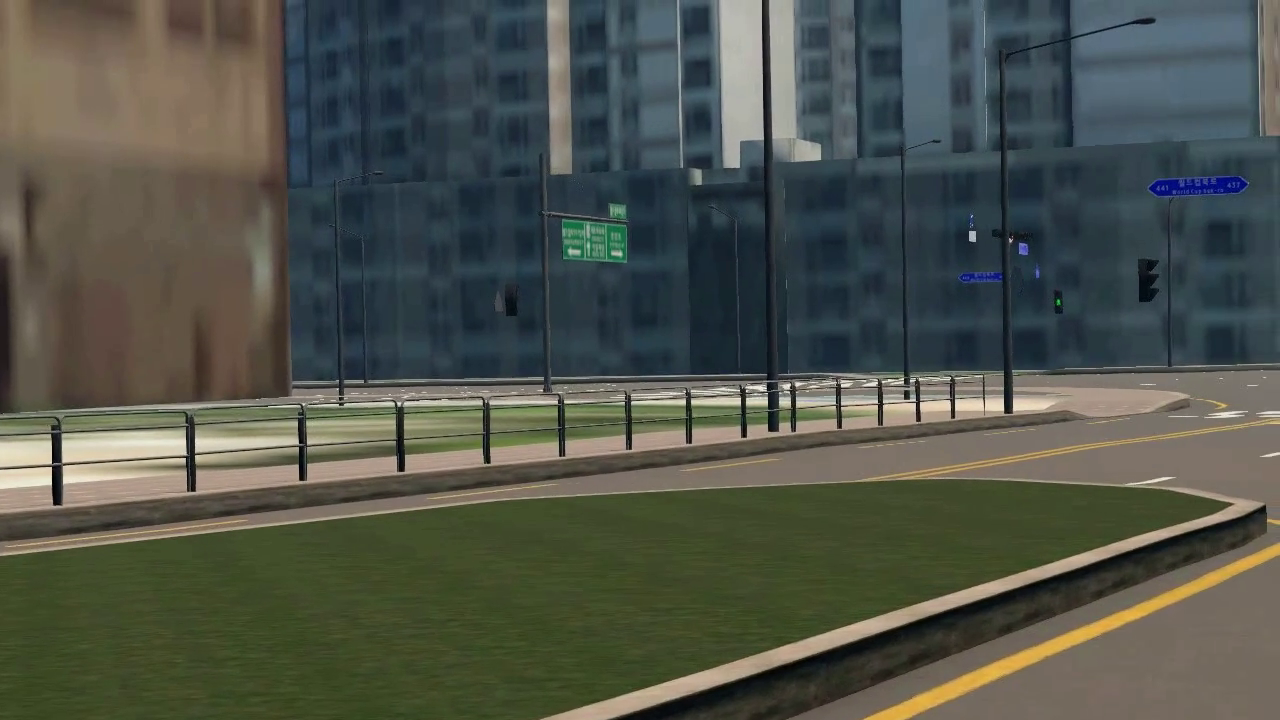
#> input picture frame 23 of LaneDetection/no_gps#5.mp4, 1280 x 720 px, given in place of output_clip.mp4, which was not available
$ python taedx_order_crosswalk.py
#> lines starting #> are read from the running program, lines starting #| are printed output that depends on the picture; after the words box and inside, x2 and y2 are one past the last pixel; in counts of white or black regions, pixels touching at a corner belong together; pictures that were not available may be replaced by others from this repository, and a replacement may not be noted
import cv2
import numpy as np

video_path = 'output_clip.mp4'
cap = cv2.VideoCapture(video_path)

if not cap.isOpened():
    print("Error: Unable to open video file.")
    exit()

# ======================== 앞에 있는 횡단보도 검출 ==================================
# == img 전처리 ==
def process_img(frame):
    gray = cv2.cvtColor(frame, cv2.COLOR_BGR2GRAY)
    blur_frame = cv2.bilateralFilter(gray, d=3, sigmaColor=10, sigmaSpace=5)
    thresh = cv2.threshold(blur_frame, 200, 255, cv2.THRESH_BINARY)[1]

    return thresh

# == ROI 설정 ==
def roi(thresh):
    close_mask = np.zeros_like(thresh)

    ignore_mask = 255

    height, width = frame.shape[:2]

    # 가까이 있는 것
    close_bottom_left = [0, height]
    close_top_left = [0, height * 0.7]
    close_bottom_right = [width, height]
    close_top_right = [width, height * 0.7]

    close_vertice = np.array([[close_bottom_left, close_top_left,
                               close_top_right, close_bottom_right]], dtype = np.int32)

    # 가까이 있는 것 fillPoly
    cv2.fillPoly(close_mask, close_vertice, ignore_mask)
    close_masked_img = cv2.bitwise_and(thresh, close_mask)

    return close_masked_img, close_vertice


# == 사각형 찾기 ==
def find_contour(roi_img, min_area = 1300):
    contours, _ = cv2.findContours(roi_img.copy(), cv2.RETR_EXTERNAL, cv2.CHAIN_APPROX_SIMPLE)

    crosswalk_contours = []
    for contour in contours:
        area = cv2.contourArea(contour)
        perimeter = cv2.arcLength(contour, True)
        approx = cv2.approxPolyDP(contour, 0.03 * perimeter, True)
        if len(approx) == 4 and min_area < area:  # 횡단보도는 일반적으로 4개의 꼭지점을 가짐
            crosswalk_contours.append(contour)

    return crosswalk_contours

# 횡단보고 검출
def detect_crosswalk(frame):
    thresh = process_img(frame)
    region_interst, close_vertice = roi(thresh)
    crosswalk_contours = find_contour(region_interst)

    cv2.drawContours(frame, crosswalk_contours, -1, (0, 255, 0), 2)

    # 가까이 있는 것 ROI
    cv2.putText(frame, "Region of Close Crosswalk", close_vertice[0][1], cv2.FONT_HERSHEY_SIMPLEX, 1, (255, 0, 0), 2)
    cv2.line(frame, close_vertice[0][0], close_vertice[0][1], (255, 0, 0), 2)
    cv2.line(frame, close_vertice[0][1], close_vertice[0][2], (255, 0, 0), 2)
    cv2.line(frame, close_vertice[0][2], close_vertice[0][3], (255, 0, 0), 2)
    cv2.line(frame, close_vertice[0][3], close_vertice[0][0], (255, 0, 0), 2)


    if len(crosswalk_contours) > 5:
        print(f'탐지한 Rectangle 개수 : {len(crosswalk_contours)}')

    return crosswalk_contours
# ========================================================================================

while cap.isOpened():
    ret, frame = cap.read()
#> frame is the input picture: shape (720, 1280, 3); mean B, G, R 74.1, 83.5, 79.3
    if not ret:
        break

    processed_frame = detect_crosswalk(frame)
#> in process_img, `gray = cv2.cvtColor(frame, cv2.COLOR_BGR2GRAY)`:
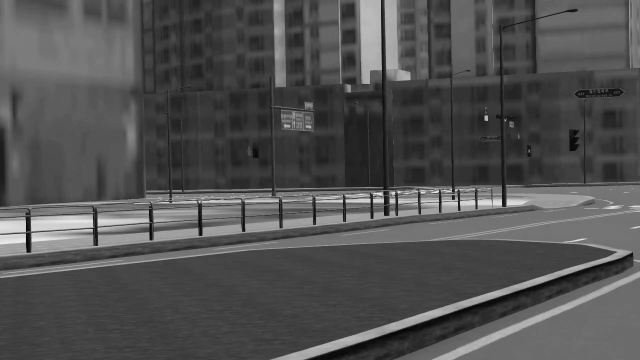
#> gray: shape (720, 1280) (shown at 1/2 size); min 0, max 255, mean 81.1
#> in process_img, `thresh = cv2.threshold(blur_frame, 200, 255, cv2.THRESH_BINARY)[1]`:
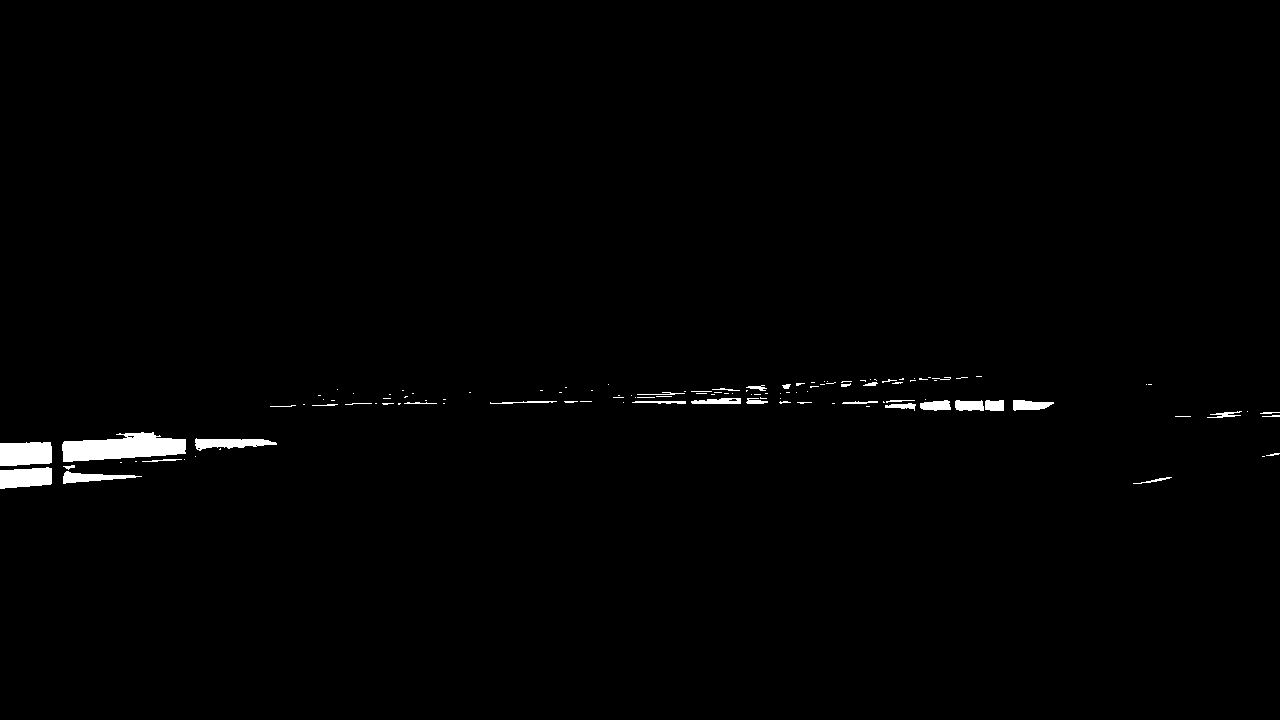
#> thresh: shape (720, 1280); 0.95% white; 120 white regions (82 under 20 px), largest, box (x1, y1, x2, y2) and area: (62, 432, 186, 462) 2511, (0, 442, 52, 466) 1154, (0, 467, 52, 489) 934
#> in roi, `cv2.fillPoly(close_mask, close_vertice, ignore_mask)`:
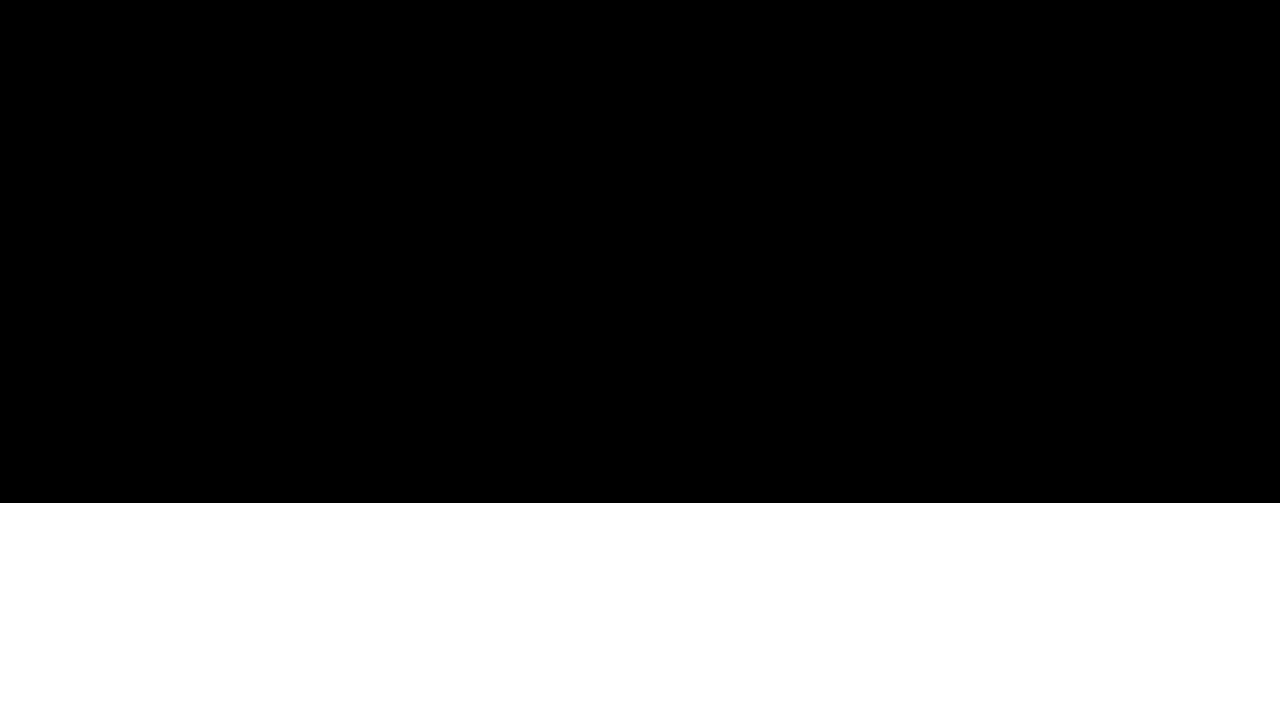
#> close_mask: shape (720, 1280); 30.1% white; 1 white region, box (x1, y1, x2, y2) and area: (0, 503, 1280, 720) 277760
#> in detect_crosswalk, `region_interst, close_vertice = roi(thresh)`: close_vertice = [[0, 720], [0, 503], [1280, 503], [1280, 720]]
#> in find_contour, `contours, _ = cv2.findContours(roi_img.copy(), cv2.RETR_EXTERNAL, cv2...`: contours = []
#> in detect_crosswalk, `cv2.line(frame, close_vertice[0][3], close_vertice[0][0], (255, 0, 0),..`:
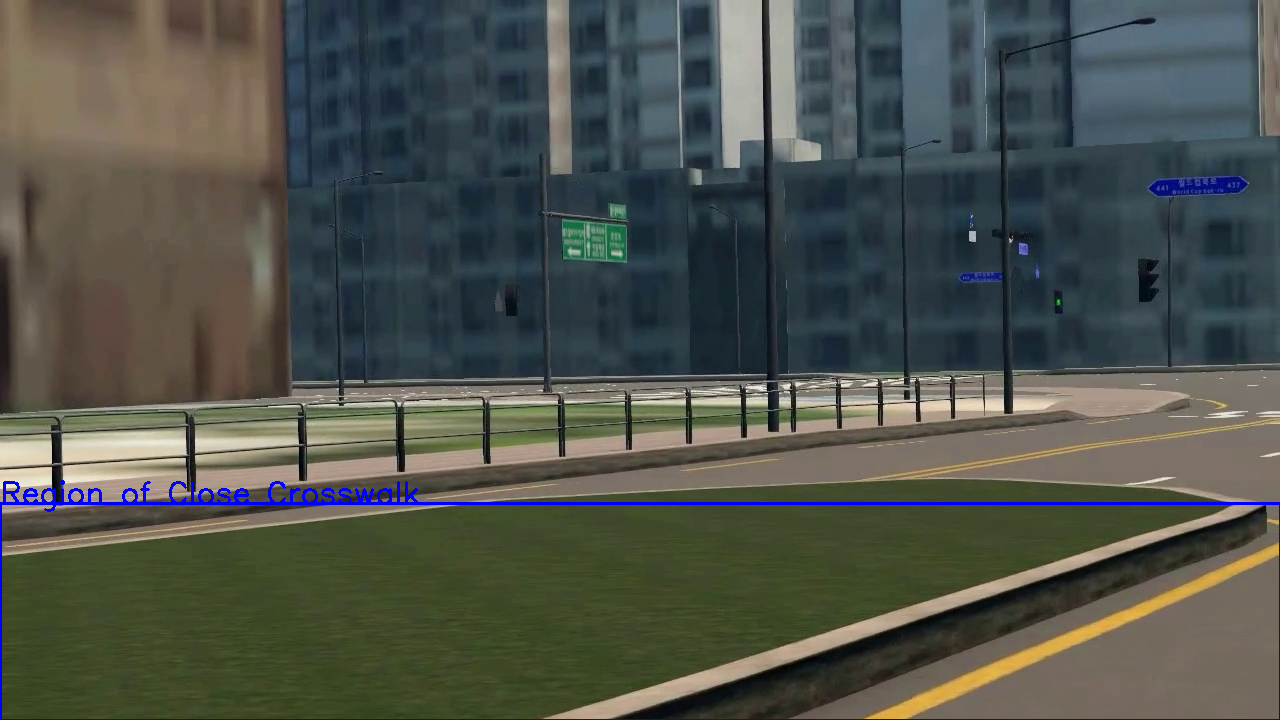
#> frame: shape (720, 1280, 3); mean B, G, R 75.7, 82.7, 78.4
#> processed_frame = []
    cv2.drawContours(frame, processed_frame, -1, (0, 255, 0), 2)

    cv2.imshow('Persp', frame)

    if cv2.waitKey(25) & 0xFF == ord('q'):
#> (key q is pressed here)
        break

# 자원 해제
cap.release()
cv2.destroyAllWindows()

$ run again, starting later in the video
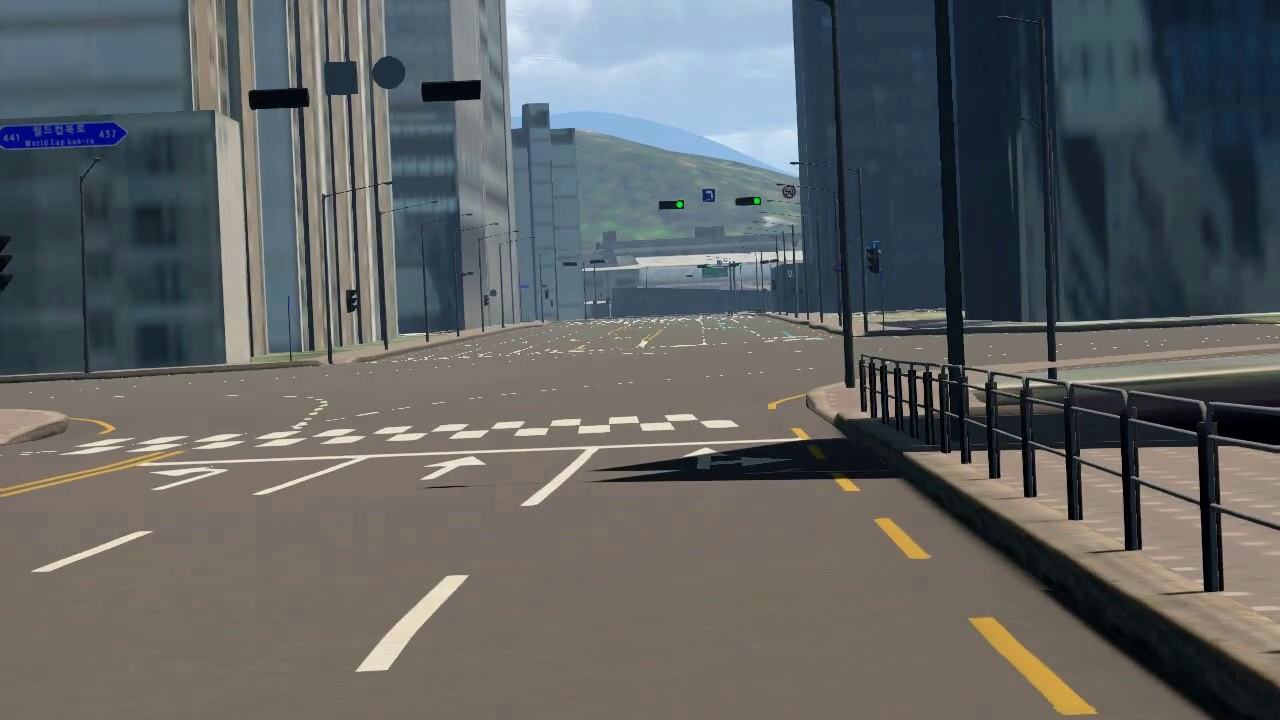
#> input picture frame 104 of LaneDetection/no_gps#5.mp4, 1280 x 720 px, given in place of output_clip.mp4, which was not available
#> frame is the input picture: shape (720, 1280, 3); mean B, G, R 98.9, 98.7, 96.1
#> in process_img, `thresh = cv2.threshold(blur_frame, 200, 255, cv2.THRESH_BINARY)[1]`:
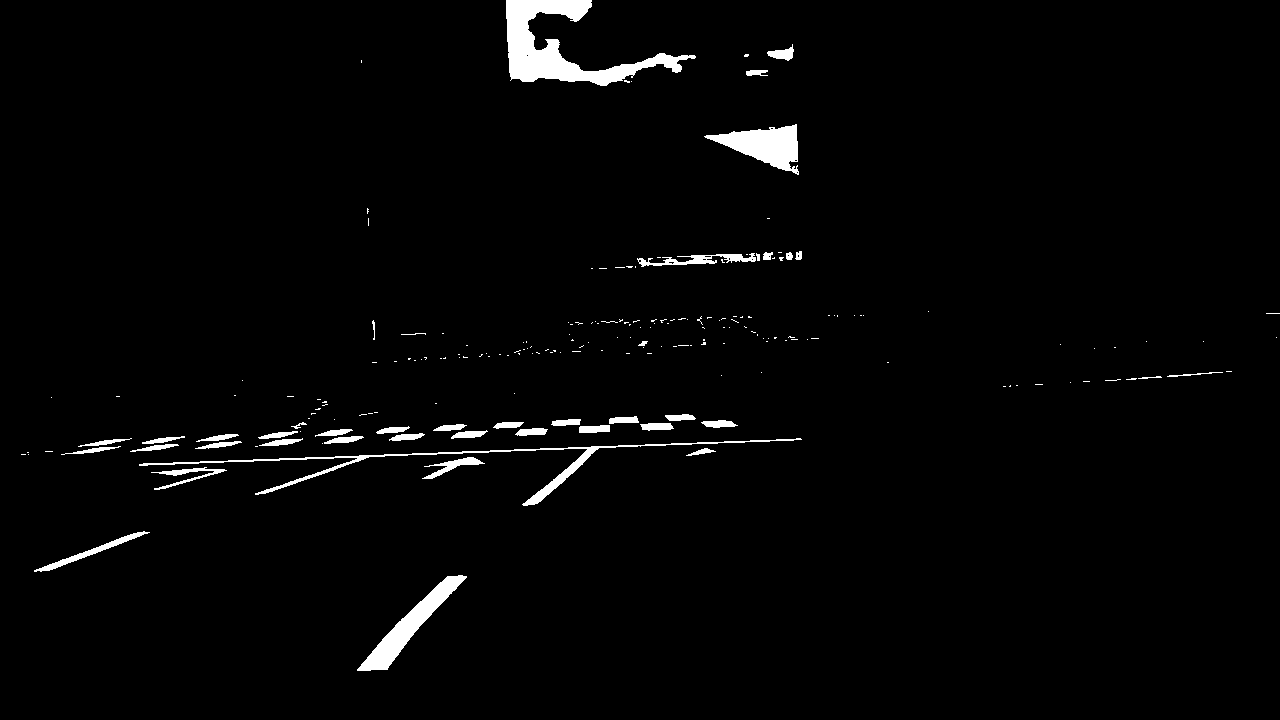
#> thresh: shape (720, 1280); 2.2% white; 203 white regions (160 under 20 px), largest, box (x1, y1, x2, y2) and area: (506, 0, 696, 86) 5531, (357, 575, 467, 671) 2417, (704, 124, 799, 175) 2368
#> close_mask: shape (720, 1280); 30.1% white; 1 white region, box (x1, y1, x2, y2) and area: (0, 503, 1280, 720) 277760
#> close_masked_img: shape (720, 1280); 0.33% white; 3 white regions
#> in detect_crosswalk, `region_interst, close_vertice = roi(thresh)`: close_vertice = [[0, 720], [0, 503], [1280, 503], [1280, 720]]
#> contours = 3 contours, 1 with area under 20; largest, box (x1, y1, x2, y2) and area: (357, 575, 467, 671) 2295, (34, 531, 150, 572) 506
#> the loop in find_contour, `for contour in contours:` made 3 passes
#> (area, perimeter, approx) on passes 1 to 2: (2295, 310.8, [[466, 576], [440, 582], [357, 670], [387, 669]]), (506.5, 264.6, [[149, 532], [34, 571]])
#> after the loop in find_contour, `for contour in contours:`: crosswalk_contours = 1 contour; box (x1, y1, x2, y2) and area: (357, 575, 467, 671) 2295
#> in detect_crosswalk, `cv2.line(frame, close_vertice[0][3], close_vertice[0][0], (255, 0, 0),..`:
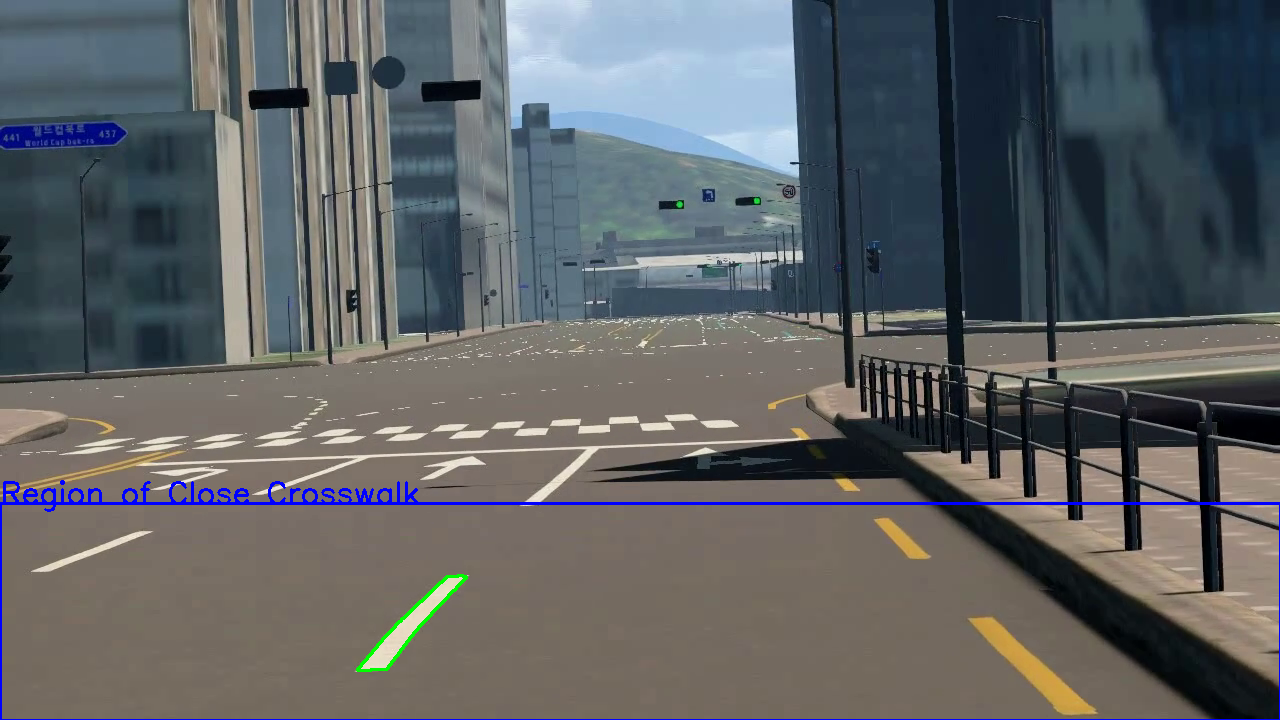
#> frame: shape (720, 1280, 3); mean B, G, R 100, 97.8, 94.8
#> processed_frame has the same summary as crosswalk_contours in find_contour
